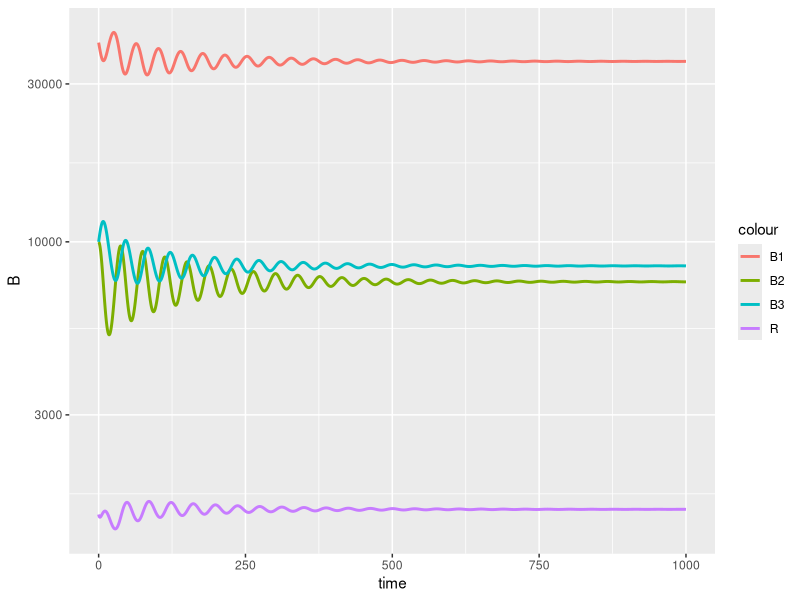
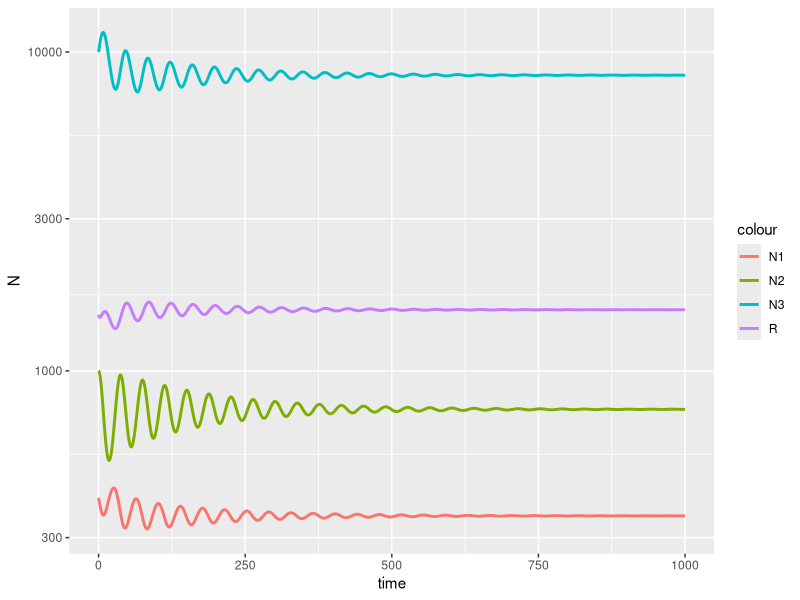

These figures' R source, in order: (Note: this script raises an error after producing the figures.)


library(tidyverse)
library(deSolve)


trof_model_B <- function(t, state, parameters){
  with(as.list(c(state, parameters)), {
    I1 <- ((a1 * R)/(1 + a * h1 * R))/bm1
    I2 <- ((a2 * B1)/(1 + a2 * h2 * B1))/bm2
    I3 <- ((a3 * B2)/(1 + a3 * h3 * B2))/bm3
    dR <- In - Out * R - I1 * B1
    dB1 <- I1 * c * B1 - m1 * B1 - I2 * B2
    dB2 <- I2 * g * B2 - m2 * B2 - I3 * B3
    dB3 <- (I3 * g - m3) * B3

    return(list(c(dR, dB1, dB2, dB3)))
  })
}

trof_model1_N <- function(t, state, parameters){
  with(as.list(c(state, parameters)), {
    I1 <- (a1 * R)/(1 + a * h1 * R)
    I2 <- (a2 * bm1*N1)/(1 + a2 * h2 * bm1*N1)
    I3 <- (a3 * bm2*N2)/(1 + a3 * h3 * bm2*N2)
    dR <- In - Out * R - I1/bm1 * bm1*N1
    dN1 <- (I1/bm1 * c * bm1*N1 - m1 * bm1*N1 - I2/bm2 * bm2*N2)/bm1
    dN2 <- (I2/bm2 * g * bm2*N2 - m2 * bm2*N2 - I3/bm3 * bm3*N3)/bm2
    dN3 <- ((I3/bm3 * g - m3) * bm3*N3)/bm3
    
    return(list(c(dR, dN1, dN2, dN3)))
  })
}

trof_model2_N <- function(t, state, parameters){
  with(as.list(c(state, parameters)), {
    I1 <- (a1 * R)/(1 + a1 * h1 * R)
    I2 <- (a2 * bm1*N1)/(1 + a2 * h2 * bm1*N1)
    I3 <- (a3 * bm2*N2)/(1 + a3 * h3 * bm2*N2)
    dR <- (In - Out * R - I1 * N1)
    dN1 <- (I1 / bm1 * c * N1 - m1 * N1 - I2 / bm1 * N2)
    dN2 <- (I2 / bm2 * g * N2 - m2 * N2 - I3 / bm2 * N3)
    dN3 <- (I3 / bm3 * g * N3 - m3 * N3)
    
    return(list(c(dR, dN1, dN2, dN3)))
  })
}

trof_model3_N <- function(t, state, parameters){
  with(as.list(c(state, parameters)), {
    I1 <- (a1 * R)/(1 + a1 * h1 * R)
    I2 <- (a2 * N1)/(1 + a2 * h2 * N1)
    I3 <- (a3 * N2)/(1 + a3 * h3 * N2)
    dR <- (In - Out * R - I1 * N1)
    dN1 <- (I1 * g1 * N1 - m1 * N1 - I2 * N2)
    dN2 <- (I2 * g2 * N2 - m2 * N2 - I3 * N3)
    dN3 <- (I3 * g3 * N3 - m3 * N3)
    
    return(list(c(dR, dN1, dN2, dN3)))
  })
}


# body mass
bm1 <- 100
bm2 <- 10
bm3 <- 1

# mortality
x_0 = 0.1
pow_x = -0.25

# ingestion
a <- 1e-4
h <- 0.4
pw <- 0.75
c <- 10
g <- 0.7

In <- 100
Out <- 0.1
c_conv <- 100
scale <- 5
scale_ass <- 0


# parameters: a named vector
parameters_B <- c(In = In*scale, Out = Out,
                  bm1 = bm1, bm2 = bm2, bm3 = bm3,
                  m1 = x_0*bm1^pow_x, m2 = x_0*bm2^pow_x, m3 = x_0*bm3^pow_x,
                  a1 = a*bm1^(pw)/scale, h1 = h*bm1^(-pw),
                  a2 = a*bm2^(pw)/scale, h2 = h*bm2^(-pw),
                  a3 = a*bm3^(pw)/scale, h3 = h*bm3^(-pw),
                  c = c, g = g)

parameters1_N <- c(In = In*scale, Out = Out,
                  bm1 = bm1, bm2 = bm2, bm3 = bm3,
                  m1 = x_0*bm1^pow_x, m2 = x_0*bm2^pow_x, m3 = x_0*bm3^pow_x,
                  a1 = a*bm1^(pw)/scale, h1 = h*bm1^(-pw),
                  a2 = a*bm2^(pw)/scale, h2 = h*bm2^(-pw),
                  a3 = a*bm3^(pw)/scale, h3 = h*bm3^(-pw),
                  c = c, g = g)

parameters2_N <- c(In = In*scale, Out = Out,
                   bm1 = bm1, bm2 = bm2, bm3 = bm3,
                   m1 = x_0*bm1^pow_x, m2 = x_0*bm2^pow_x, m3 = x_0*bm3^pow_x,
                   a1 = a*bm1^(pw)/scale, h1 = h*bm1^(-pw),
                   a2 = a*bm2^(pw)/scale, h2 = h*(bm2^(-pw)),
                   a3 = a*bm3^(pw)/scale, h3 = h*(bm3^(-pw)),
                   c = c, g = g)

parameters3_N <- c(In = In*scale, Out = Out,
                   bm1 = bm1, bm2 = bm2, bm3 = bm3,
                   m1 = x_0*bm1^pow_x, m2 = x_0*bm2^pow_x, m3 = x_0*bm3^pow_x,
                   a1 = a*bm1^(pw)/scale, h1 = h*bm1^(-pw),
                   a2 = a*bm2^(pw)/scale, h2 = h*(bm2^(-pw))*bm1,
                   a3 = a*bm3^(pw)/scale, h3 = h*(bm3^(-pw))*bm2,
                   g1 = c/bm1, g2 = g*(1-scale_ass*bm2^(-pw))*bm1/bm2, g3 = g*(1-scale_ass*bm3^(-pw))*bm2/bm3)

# time sequence
time <- seq(0, 1000, by = 0.1)

# initial condition: a named vector
# state_B <- c(R = In*scale, B1 = 10000*bm1, B2 = 100*bm2, B3 = 100*bm3)
# state1_N <- c(R = In*scale, N1 = 10000, N2 = 100, N3 = 100)
# state2_N <- c(R = In*scale, N1 = 10000, N2 = 100, N3 = 100)
# state3_N <- c(R = In*scale, N1 = 10000, N2 = 100, N3 = 100)
state_B <- c(R = In*3*scale, B1 = 80*bm1*scale, B2 = 200*bm2*scale, B3 = 2000*bm3*scale)
state1_N <- c(R = In*3*scale, N1 = 80*scale, N2 = 200*scale, N3 = 2000*scale)
state2_N <- c(R = In*3*scale, N1 = 80*scale, N2 = 200*scale, N3 = 2000*scale)
state3_N <- c(R = In*3*scale, N1 = 80*scale, N2 = 200*scale, N3 = 2000*scale)


## Integration with 'ode'
out_B <- ode(y = state_B, times = time, func = trof_model_B, parms = parameters_B)
out1_N <- ode(y = state1_N, times = time, func = trof_model1_N, parms = parameters1_N)
out2_N <- ode(y = state2_N, times = time, func = trof_model2_N, parms = parameters2_N)
out3_N <- ode(y = state3_N, times = time, func = trof_model3_N, parms = parameters3_N)

# plot(out)

out_B %>% 
  data.frame() %>% 
  # filter(time < 50) %>%
  ggplot(aes(time)) +
  geom_line(aes(y = R, color = "R"), lwd = 1) +
  geom_line(aes(y = B1, color = "B1"), lwd = 1) +
  geom_line(aes(y = B2, color = "B2"), lwd = 1) +
  geom_line(aes(y = B3, color = "B3"), lwd = 1) +
  scale_y_log10() +
  labs(y = "B")

out_B %>% 
  data.frame() %>% 
  # filter(time < 50) %>%
  ggplot(aes(time)) +
  geom_line(aes(y = R, color = "R"), lwd = 1) +
  geom_line(aes(y = B1/bm1, color = "N1"), lwd = 1) +
  geom_line(aes(y = B2/bm2, color = "N2"), lwd = 1) +
  geom_line(aes(y = B3/bm3, color = "N3"), lwd = 1) +
  scale_y_log10() +
  labs(y = "N")


out1_N %>% 
  data.frame() %>% 
  # filter(time < 50) %>%
  ggplot(aes(time)) +
  geom_line(aes(y = R), linetype = 2, color = "darkgrey", lwd = 1) +
  geom_line(aes(y = N1, color = "N1"), lwd = 1) +
  geom_line(aes(y = N2, color = "N2"), lwd = 1) +
  geom_line(aes(y = N3, color = "N3"), lwd = 1) +
  scale_y_log10() +
  scale_color_discrete_qualitative() +
  labs(y = "N")


out2_N %>% 
  data.frame() %>% 
  # filter(time < 50) %>%
  ggplot(aes(time)) +
  geom_line(aes(y = R, color = "R"), lwd = 1) +
  geom_line(aes(y = N1, color = "N1"), lwd = 1) +
  geom_line(aes(y = N2, color = "N2"), lwd = 1) +
  geom_line(aes(y = N3, color = "N3"), lwd = 1) +
  scale_y_log10() +
  labs(y = "N")


out3_N %>% 
  data.frame() %>% 
  # filter(time < 50) %>%
  ggplot(aes(time)) +
  geom_line(aes(y = R, color = "R"), lwd = 1) +
  geom_line(aes(y = N1, color = "N1"), lwd = 1) +
  geom_line(aes(y = N2, color = "N2"), lwd = 1) +
  geom_line(aes(y = N3, color = "N3"), lwd = 1) +
  scale_y_log10() +
  labs(y = "N")
